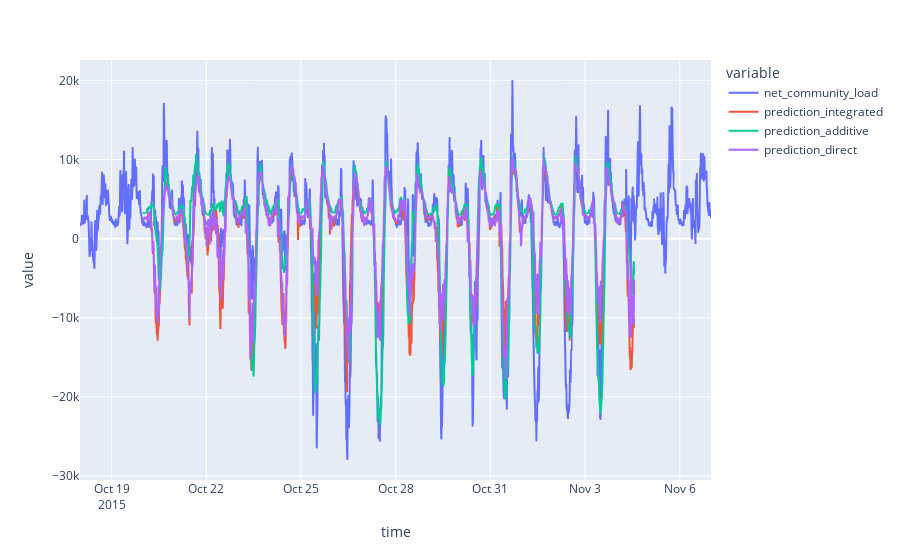

Source (notebook cell):
### Code cell
print("Plotting predictions...")
df_compare = pd.merge(trg_val_inversed.pd_dataframe(), df_predictions, left_index=True, right_index=True, how = 'left')

px.line(df_compare)

### Figure 1 — Plotly figure (JSON) as saved in the notebook; plotly's stock layout.template omitted (floating-point values rounded to 4 significant figures; data arrays with more than 128 entries replaced by an {"elided": "..."} marker saying what was removed)
{"data": [{"hovertemplate": "variable=net_community_load<br>time=%{x}<br>value=%{y}<extra></extra>", "legendgroup": "net_community_load", "line": {"color": "#636efa", "dash": "solid"}, "marker": {"symbol": "circle"}, "mode": "lines", "name": "net_community_load", "showlegend": true, "type": "scattergl", "x": {"elided": "1920 str values"}, "xaxis": "x", "y": {"elided": "1920 float values"}, "yaxis": "y"}, {"hovertemplate": "variable=prediction_integrated<br>time=%{x}<br>value=%{y}<extra></extra>", "legendgroup": "prediction_integrated", "line": {"color": "#EF553B", "dash": "solid"}, "marker": {"symbol": "circle"}, "mode": "lines", "name": "prediction_integrated", "showlegend": true, "type": "scattergl", "x": {"elided": "1920 str values"}, "xaxis": "x", "y": {"elided": "1920 float values"}, "yaxis": "y"}, {"hovertemplate": "variable=prediction_additive<br>time=%{x}<br>value=%{y}<extra></extra>", "legendgroup": "prediction_additive", "line": {"color": "#00cc96", "dash": "solid"}, "marker": {"symbol": "circle"}, "mode": "lines", "name": "prediction_additive", "showlegend": true, "type": "scattergl", "x": {"elided": "1920 str values"}, "xaxis": "x", "y": {"elided": "1920 float values"}, "yaxis": "y"}, {"hovertemplate": "variable=prediction_direct<br>time=%{x}<br>value=%{y}<extra></extra>", "legendgroup": "prediction_direct", "line": {"color": "#ab63fa", "dash": "solid"}, "marker": {"symbol": "circle"}, "mode": "lines", "name": "prediction_direct", "showlegend": true, "type": "scattergl", "x": {"elided": "1920 str values"}, "xaxis": "x", "y": {"elided": "1920 float values"}, "yaxis": "y"}], "layout": {"legend": {"title": {"text": "variable"}, "tracegroupgap": 0}, "margin": {"t": 60}, "xaxis": {"anchor": "y", "domain": [0, 1], "title": {"text": "time"}}, "yaxis": {"anchor": "x", "domain": [0, 1], "title": {"text": "value"}}}}
